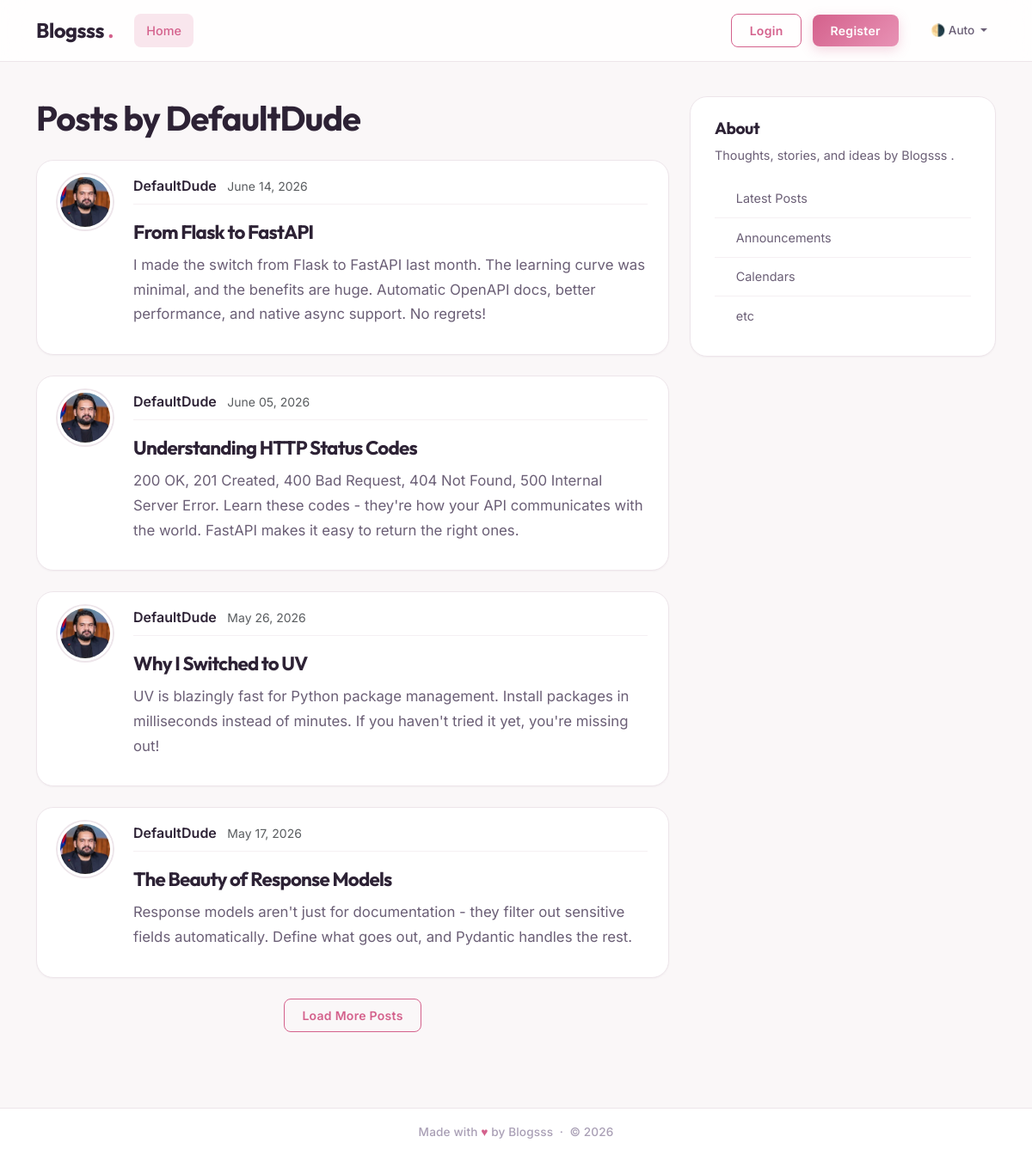
Screenshot of /users/2/posts with the database file from the repository.
### src/fastapi_l/models.py (models this page shows, shortened)
class User(Base):
    __tablename__="users"
    id: Mapped[int] = mapped_column(Integer, primary_key=True)
    username: Mapped[str] = mapped_column(String(50), unique=True, nullable=False)
    email: Mapped[str] = mapped_column(String(120), unique=True, nullable=False)
    password_hash: Mapped[String] = mapped_column(String(200), nullable=False)
    image_file: Mapped[str | None] = mapped_column(
        String(200),
        nullable=True,
        default=None,
    )
    posts: Mapped[list[Post]] = relationship(
        back_populates="author",
        cascade= "all, delete-orphan")
    reset_tokens: Mapped[list[PasswordResetToken]] = relationship(
        back_populates="user",
        cascade="all, delete-orphan",
    )

class Post(Base):
    __tablename__="posts"
    id: Mapped[int] = mapped_column(Integer, primary_key=True)
    title: Mapped[str] = mapped_column(String(100), nullable=False)
    content: Mapped[str] = mapped_column(Text, nullable=False)
    user_id: Mapped[int] = mapped_column(
        ForeignKey("users.id"),
        nullable=False,
        index=True,
    )
    date_posted: Mapped[datetime] = mapped_column(
        DateTime(timezone=True),
        default=lambda:datetime.now(UTC),
    )
    author: Mapped[User] = relationship(back_populates="posts")

### src/fastapi_l/main.py (the view)
@app.get('/users/{user_id}/posts', include_in_schema=False, name = "user_posts")
async def user_posts_page(
    request: Request,
    user_id: int,
    db: Annotated[AsyncSession, Depends(get_db)],
    limit: int = 4
):
    result = await db.execute(select(User).where(User.id == user_id))
    user = result.scalars().first()
    if not user:
        raise HTTPException(status_code=status.HTTP_404_NOT_FOUND, detail="User not found.")
    count_result = await db.execute(select(func.count()).select_from(Post).where(Post.user_id == user_id))
    total = count_result.scalar() or 0
    result = await db.execute(
        select(Post)
        .options(selectinload(Post.author))
        .where(Post.user_id == user_id)
        .order_by(Post.date_posted.desc())
        .limit(limit)
    )
    posts = result.scalars().all()
    has_more = len(posts) < total
    return templates.TemplateResponse(
        request,
        "user_posts.html",
        {
            "posts": posts,
            "user": user,
            "title": f"{user.username}'s Posts",
            "limit": limit,
            "has_more": has_more
        }
    )

### templates/user_posts.html (shortened to what this page needs)
{% extends "layout.html" %}
{% block content %}
  <h1 class="mb-4">Posts by {{ user.username }}</h1>
    <div id="postsContainer">
    {% for post in posts %}
        <article class="content-section py-3 px-4 mb-4">
            <div class="d-flex align-items-start gap-4">
                <img class="rounded-circle article-img flex-shrink-0"
                     src="{{ post.author.image_path }}"
                     alt="{{ post.author.username }}'s profile picture"
                     width="64"
                     height="64"
                     loading="lazy">
                <div class="flex-grow-1">
                    <div class="article-metadata mb-2">
                        <a class="me-2"
                           href="{{ url_for('user_posts', user_id=post.author.id) }}">{{ post.author.username }}</a>
                        <small class="text-body-secondary">{{ post.date_posted.strftime("%B %d, %Y") }}</small>
                    </div>
                    <h2>
                        <a class="article-title"
                           href="{{ url_for('get_post_page', post_id=post.id) }}">{{ post.title }}</a>
                    </h2>
                    <p class="article-content">{{ post.content }}</p>
                </div>
            </div>
        </article>
    {% else %}
        <p class="text-body-secondary">No posts by this user yet.</p>
    {% endfor %}
    </div>
        {% if has_more %}
        <div class="text-center mb-4">
            <button type="button" class="btn btn-outline-primary" id="loadMoreBtn">Load More Posts</button>
        </div>
    {% endif %}
{% endblock content %}

### static/css/main.css (style rules this page uses)
:root { --font-display: 'Outfit', system-ui, sans-serif; --font-body: 'Inter', system-ui, sans-serif; --nav-h: 72px; --spacing-xl: 5rem; --article-img-size: 4rem; --account-img-size: 7.813rem; --radius-sm: 8px; --radius-md: 14px; --radius-lg: 20px; --radius-pill: 50px; --ink: #2d2235; --ink-soft: #6b5f76; --ink-faint: #a99fb5; --canvas: #faf7f8; --surface: #ffffff; --accent: #d4618c; --accent-hover: #c24e7a; --accent-alt: #e892b5; --accent-glow: rgba(212, 97, 140, 0.15); --success: #5bb98c; --success-deep: #3d9e6e; --danger: #d95858; --danger-hover: #c44444; --danger-glow: rgba(217, 88, 88, 0.15); --border: #ede5ea; --border-light: #f5f0f3; --shadow-xs: 0 1px 2px rgba(45, 34, 53, 0.04); --shadow-sm: 0 2px 8px rgba(45, 34, 53, 0.06); --shadow-md: 0 4px 16px rgba(45, 34, 53, 0.08); --shadow-lg: 0 12px 32px rgba(45, 34, 53, 0.10); --shadow-accent: 0 4px 14px rgba(212, 97, 140, 0.25); --shadow-accent-lg: 0 8px 24px rgba(212, 97, 140, 0.30); --shadow-danger: 0 4px 14px rgba(217, 88, 88, 0.25); }
*, *::before, *::after { box-sizing: border-box; }
html { scroll-behavior: smooth; }
body { font-family: var(--font-body); font-size: 1rem; font-weight: 400; line-height: 1.65; color: var(--ink); background: var(--canvas); transition: background-color .35s ease, color .35s ease; -webkit-font-smoothing: antialiased; -moz-osx-font-smoothing: grayscale; }
h1, h2, h3, h4, h5, h6 { font-family: var(--font-display); color: var(--ink); font-weight: 700; letter-spacing: -0.025em; line-height: 1.25; }
a { color: var(--accent); text-decoration: none; transition: color .2s ease; }
.btn, .btn-nav-outline, .btn-nav-fill { font-family: var(--font-body); font-weight: 600; font-size: .875rem; letter-spacing: .02em; border-radius: var(--radius-sm); padding: .5rem 1.3rem; border: none; cursor: pointer; text-decoration: none; display: inline-flex; align-items: center; justify-content: center; gap: .4rem; transition: all .22s cubic-bezier(.4, 0, .2, 1); line-height: 1.5; }
.btn-outline-primary, .btn-nav-outline { color: var(--accent) !important; background: transparent; border: 1.5px solid var(--accent); box-shadow: none; }
.content-section, .sidebar-card { background: var(--surface); border: 1px solid var(--border); border-radius: var(--radius-lg); box-shadow: var(--shadow-xs); padding: 1.5rem 1.75rem; transition: box-shadow .3s ease, transform .3s ease, border-color .3s ease; }
.article-title { font-family: var(--font-display); color: var(--ink); font-size: 1.4rem; font-weight: 700; transition: color .2s ease; text-decoration: none; }
.article-content { white-space: pre-line; font-size: 1.05rem; color: var(--ink-soft); line-height: 1.7; }
.article-img { height: var(--article-img-size); width: var(--article-img-size); flex-shrink: 0; object-fit: cover; border-radius: 50%; border: 3px solid var(--surface); box-shadow: 0 0 0 2px var(--border), var(--shadow-xs); transition: box-shadow .3s ease, border-color .3s ease; }
.article-metadata { padding-bottom: .5rem; border-bottom: 1px solid var(--border-light); margin-bottom: .75rem; }
.article-metadata a { font-weight: 600; color: var(--ink); }

### rows the page displays
User: username "DefaultDude"
Post: author.username "DefaultDude", date_posted "June 14, 2026", title "From Flask to FastAPI", content "I made the switch from Flask to FastAPI last month. The learning curve was minimal, and the benefits are huge. Automatic OpenAPI docs, better performance, and native async support. No regrets!"
Post: author.username "DefaultDude", date_posted "June 05, 2026", title "Understanding HTTP Status Codes", content "200 OK, 201 Created, 400 Bad Request, 404 Not Found, 500 Internal Server Error. Learn these codes - they're how your API communicates with the world. FastAPI makes it easy to return the right ones."
Post: author.username "DefaultDude", date_posted "May 26, 2026", title "Why I Switched to UV", content "UV is blazingly fast for Python package management. Install packages in milliseconds instead of minutes. If you haven't tried it yet, you're missing out!"
Post: author.username "DefaultDude", date_posted "May 17, 2026", title "The Beauty of Response Models", content "Response models aren't just for documentation - they filter out sensitive fields automatically. Define what goes out, and Pydantic handles the rest."
